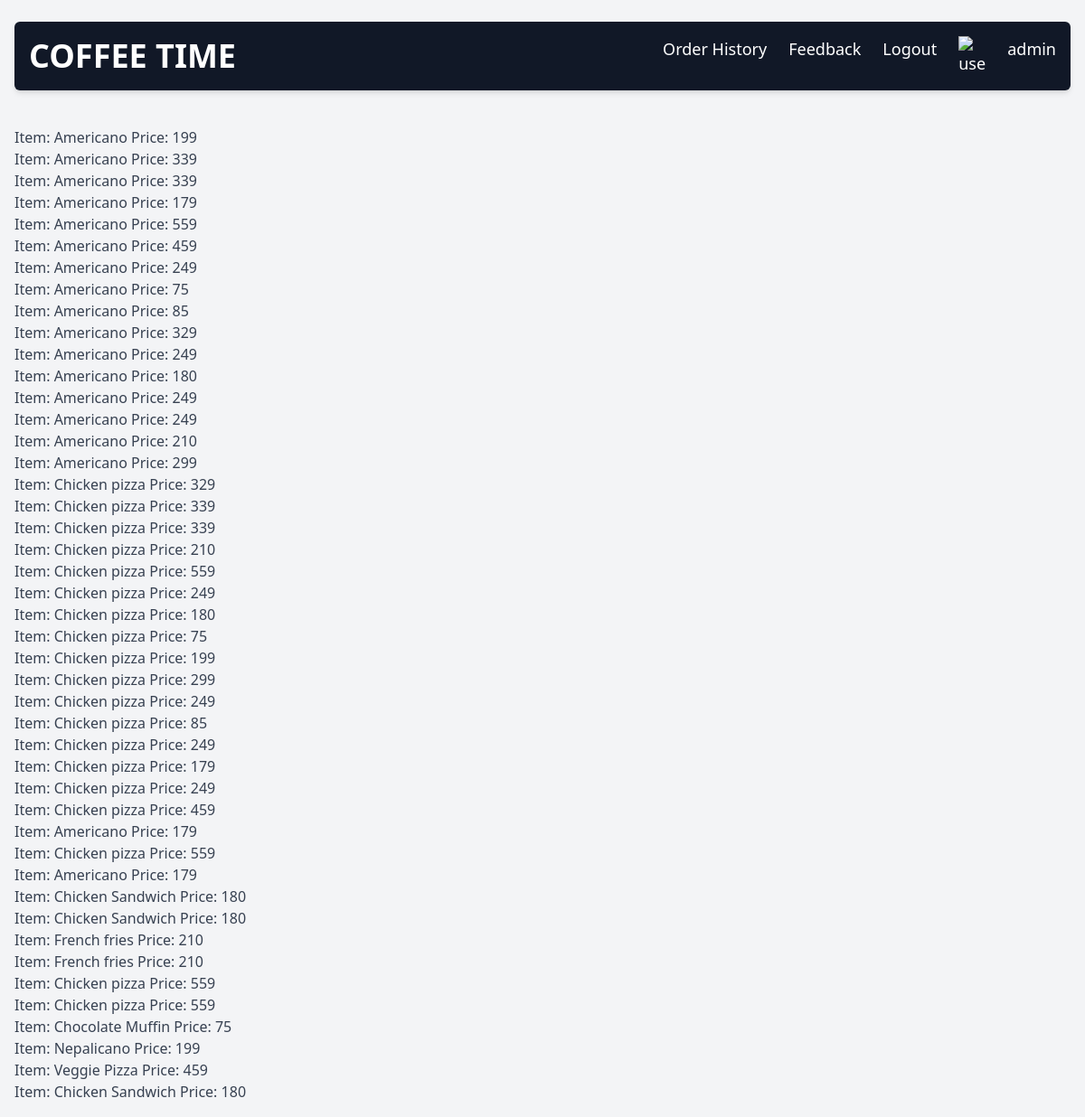
Screenshot of /order_history/ (signed in) with the database file from the repository.
### shop/models.py (models this page shows, shortened)
class OrderHistory(Model):
    user = CharField(max_length=200)
    product = CharField(max_length=200)
    price = PositiveIntegerField()

### shop/views.py (the view)
# urls.py: path("order_history/", order_history, name="order_history"),
@login_required
def order_history(request):
    user = request.user
    orders = OrderHistory.objects.filter(user=user)
    result = []
    for order in orders:
        result.append({
            'item': order.product,
            'price': order.price,
        })
    return render(request, 'shop/order_history.html', {'orders': result})

### shop/templates/shop/order_history.html
{% extends 'theme/base_logged_in.html' %}
{% block content %}
    {% for order in orders %}
        <h1>Item: {{ order.item }}  Price: {{ order.price }}</h1>
    {% endfor %}
{% endblock content %}

### theme/templates/theme/base_logged_in.html (shortened to what this page needs)
{% load static %}
<!DOCTYPE html>
<html lang="en">
<head>
    <link rel="stylesheet" href="{% static 'theme/tailwind.css' %}">
    <link rel="stylesheet" href="{% static 'theme/styling.css' %}">
</head>
<body>
    {% include 'theme/navbar_logged_in.html' %}
    <div class='p-4'>
        {% block content %}{% endblock content %}
    </div>
</body>
</html>

### theme/templates/theme/navbar_logged_in.html
<header class='px-4 py-6'>
    <nav class='flex items-center justify-between p-4 text-white bg-gray-900 rounded-md shadow-md'>
        <h1 class='text-4xl font-bold uppercase'>
            <a href="{% url 'home' %}">Coffee Time</a>
        </h1>
        <ul class='flex gap-6 text-lg'>
            <li>
                <a class='hover:text-indigo-300' href="{% url 'order_history' %}">Order History</a>
            </li>
            <li>
                <a class='hover:text-indigo-300' href="{% url 'feedback' %}">Feedback</a>
            </li>
            <li>
                <a class='hover:text-indigo-300' href="{% url 'logout' %}">Logout</a>
            </li>
            <li>
                <img width="30" height="30" src="https://media.istockphoto.com/vectors/user-icon-flat-isolated-on-white-background-user-symbol-vector-vector-id1300845620?k=20&m=1300845620&s=612x612&w=0&h=f4XTZDAv7NPuZbG0habSpU0sNgECM0X7nbKzTUta3n8=" alt="user: ">
            </li>
            {{ user }}
        </ul>
    </nav>
</header>

### rows the page displays
OrderHistory: item "Americano"
OrderHistory: item "Americano"
OrderHistory: item "Americano"
OrderHistory: item "Americano"
OrderHistory: item "Americano"
OrderHistory: item "Americano"
OrderHistory: item "Americano"
OrderHistory: item "Americano"
OrderHistory: item "Americano"
OrderHistory: item "Americano"
OrderHistory: item "Americano"
OrderHistory: item "Americano"
OrderHistory: item "Americano"
OrderHistory: item "Americano"
OrderHistory: item "Americano"
OrderHistory: item "Americano"
OrderHistory: item "Chicken pizza"
OrderHistory: item "Chicken pizza"
OrderHistory: item "Chicken pizza"
OrderHistory: item "Chicken pizza"
OrderHistory: item "Chicken pizza"
OrderHistory: item "Chicken pizza"
OrderHistory: item "Chicken pizza"
OrderHistory: item "Chicken pizza"
OrderHistory: item "Chicken pizza"
OrderHistory: item "Chicken pizza"
OrderHistory: item "Chicken pizza"
OrderHistory: item "Chicken pizza"
OrderHistory: item "Chicken pizza"
OrderHistory: item "Chicken pizza"
OrderHistory: item "Chicken pizza"
OrderHistory: item "Chicken pizza"
OrderHistory: item "Americano"
OrderHistory: item "Chicken pizza"
OrderHistory: item "Americano"
OrderHistory: item "Chicken Sandwich"
OrderHistory: item "Chicken Sandwich"
OrderHistory: item "French fries"
OrderHistory: item "French fries"
OrderHistory: item "Chicken pizza"
OrderHistory: item "Chicken pizza"
OrderHistory: item "Chocolate Muffin"
OrderHistory: item "Nepalicano"
OrderHistory: item "Veggie Pizza"
OrderHistory: item "Chicken Sandwich"

### other values shown
{{ user }} "admin"
{{ order.price }} "199" "339" "339" "179" "559" "459" "249" "75" "85" "329" "249" "180" "249" "249" "210" "299" "329" "339" "339" "210" "559" "249" "180" "75" "199" "299" "249" "85" "249" "179" "249" "459" "179" "559" "179" "180" "180" "210" "210" "559" "559" "75" "199" "459" "180"
